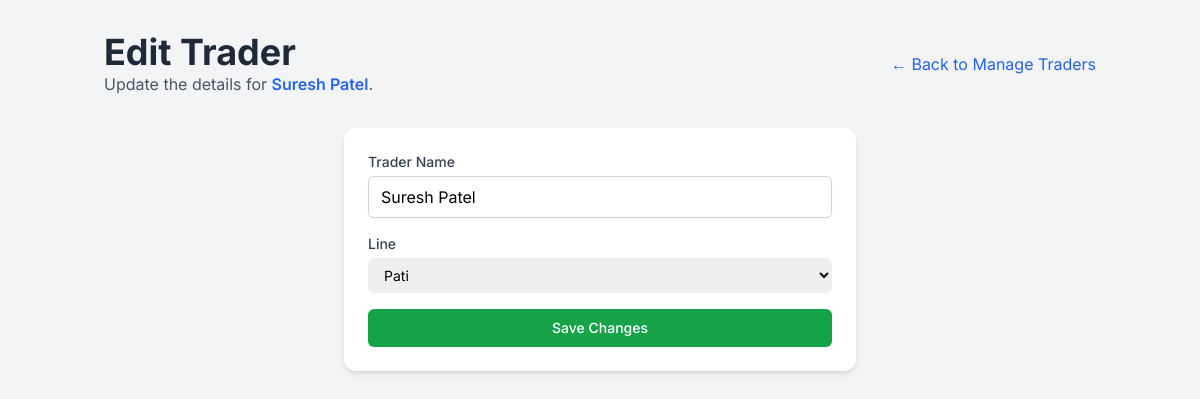
Page /edit_trader/2 on the earlier database version.
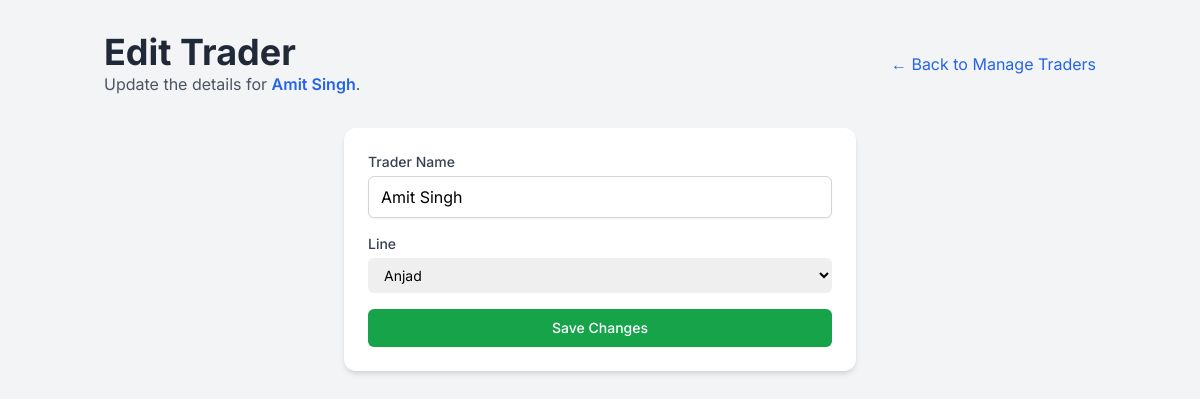
Same page on the later database version.
### tables this page shows
CREATE TABLE traders (
    id INTEGER PRIMARY KEY AUTOINCREMENT,
    name TEXT NOT NULL,
    line TEXT NOT NULL,
    total_debt REAL NOT NULL DEFAULT 0.0
);

### app.py (the view, shortened to what this page needs)
@app.route('/edit_trader/<int:trader_id>', methods=['GET', 'POST'])
def edit_trader(trader_id):
    db = get_db()
    trader = db.execute('SELECT * FROM traders WHERE id = ?', (trader_id,)).fetchone()
    if not trader:
        flash("Trader not found.", 'error')
        return redirect(url_for('manage_traders'))
    return render_template('edit_trader.html', trader=trader, lines=lines)

### app.py (called while the page is built)
def get_db():
    if 'db' not in g:
        g.db = sqlite3.connect(DATABASE)
        g.db.row_factory = sqlite3.Row
    return g.db

### templates/edit_trader.html (shortened to what this page needs)
{% extends "layout.html" %}
{% block content %}
<header class="mb-8 flex justify-between items-center">
    <div>
        <h1 class="text-4xl font-bold text-gray-800">Edit Trader</h1>
        <p class="text-gray-600">Update the details for <span class="font-semibold text-blue-600">{{ trader.name }}</span>.</p>
    </div>
    <a href="{{ url_for('manage_traders') }}" class="text-blue-600 hover:underline">&larr; Back to Manage Traders</a>
</header>
<div class="bg-white p-6 rounded-xl shadow-md max-w-lg mx-auto">
    <form action="{{ url_for('edit_trader', trader_id=trader.id) }}" method="POST" class="space-y-4">
        <div>
            <label for="name" class="block text-sm font-medium text-gray-700">Trader Name</label>
            <input type="text" id="name" name="name" value="{{ trader.name }}" required class="mt-1 block w-full px-3 py-2 bg-white border border-gray-300 rounded-md shadow-sm placeholder-gray-400 focus:outline-none focus:ring-blue-500 focus:border-blue-500">
        </div>
        <div>
            <label for="line" class="block text-sm font-medium text-gray-700">Line</label>
            <select id="line" name="line" required class="mt-1 block w-full pl-3 pr-10 py-2 text-base border-gray-300 focus:outline-none focus:ring-blue-500 focus:border-blue-500 sm:text-sm rounded-md">
                {% for line_option in lines %}
                <option value="{{ line_option }}" {% if line_option == trader.line %}selected{% endif %}>{{ line_option }}</option>
                {% endfor %}
            </select>
        </div>
        <button type="submit" class="w-full flex justify-center py-2 px-4 border border-transparent rounded-md shadow-sm text-sm font-medium text-white bg-green-600 hover:bg-green-700 focus:outline-none focus:ring-2 focus:ring-offset-2 focus:ring-green-500">
            Save Changes
        </button>
    </form>
</div>
{% endblock %}

Differences in the rows shown:
changed traders: name "Suresh Patel" → "Amit Singh"; line "Pati" → "Anjad"
